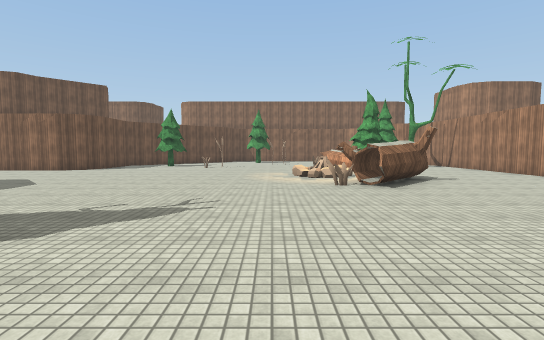
View 1 (above)

24 first-person views from a walk through a Unity game level. The camera is 1.5 m above the floor, tilts 4° down and sees 85° across. The floor is counted in squares, 2 m on a side. Each view is taken from the middle of a square. On the plan, view 1 faces up. The plan holds only what a view shows up to about 10 squares ahead; the rest is blank. The place goes on beyond the plan. The player character is not drawn. Some animated figures are left out. Surface patterns are stand-ins for the level's own textures.

View 2
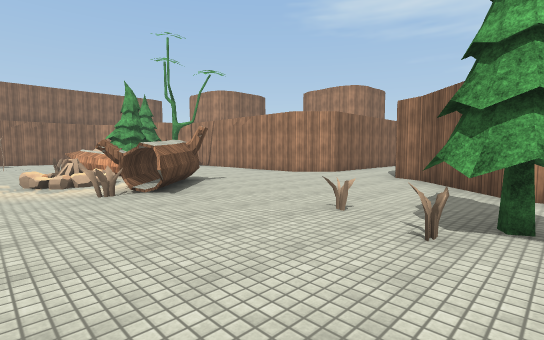

View 3
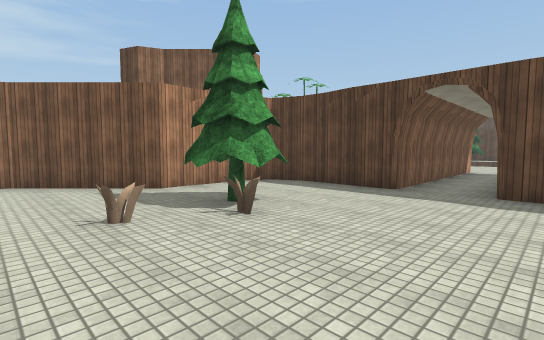

View 4
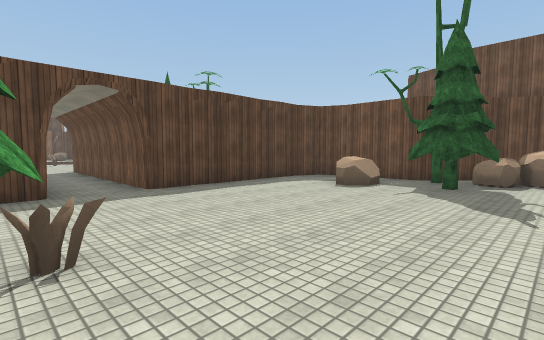

View 5
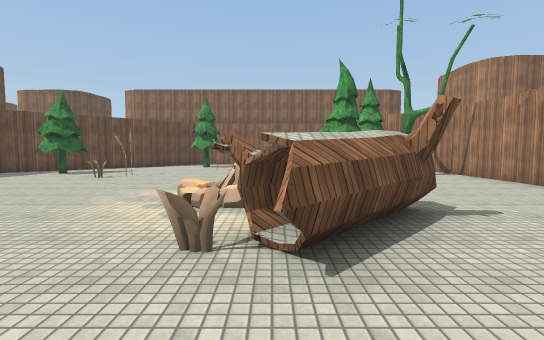

View 6
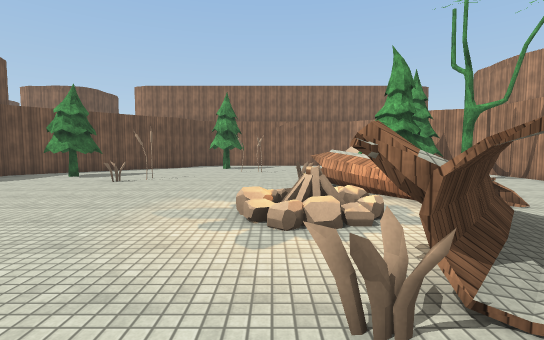

View 7
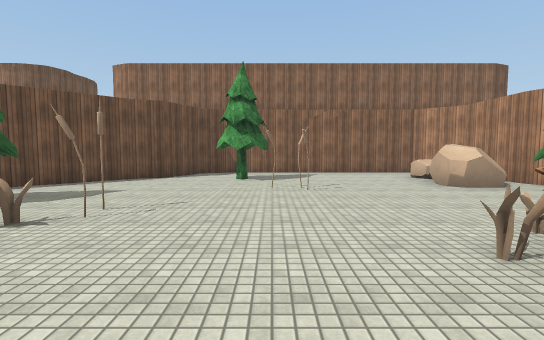

View 8
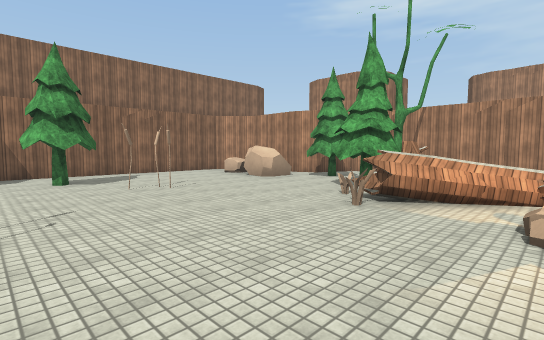

View 9
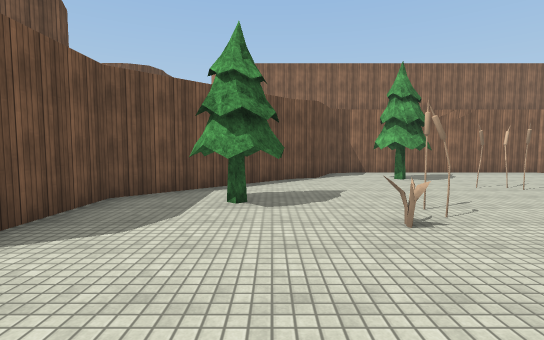

View 10
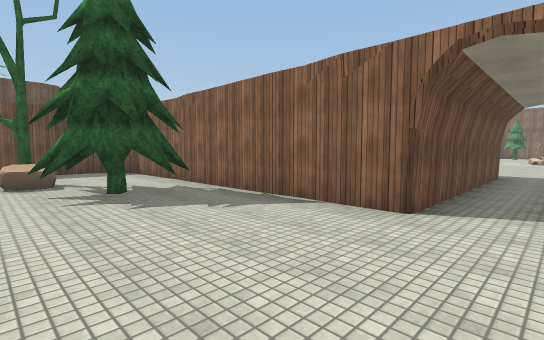

View 11
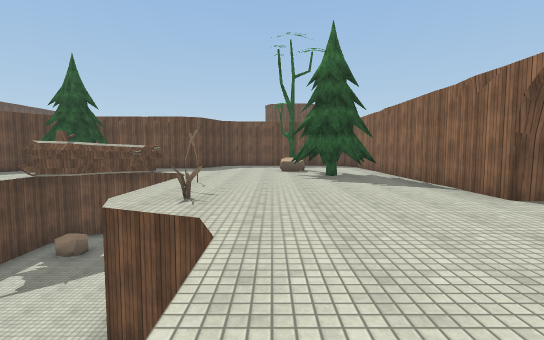

View 12
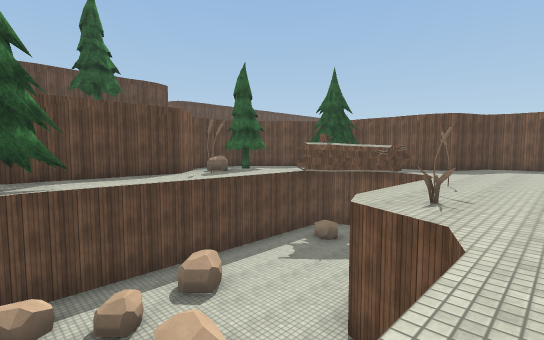

View 13
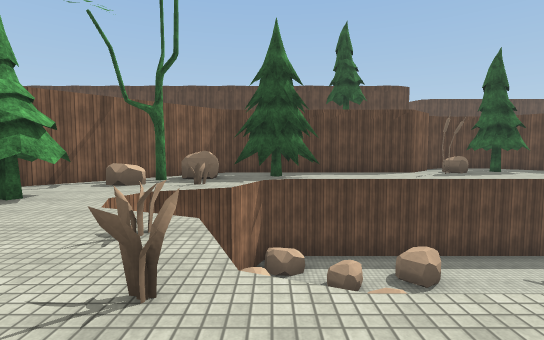

View 14
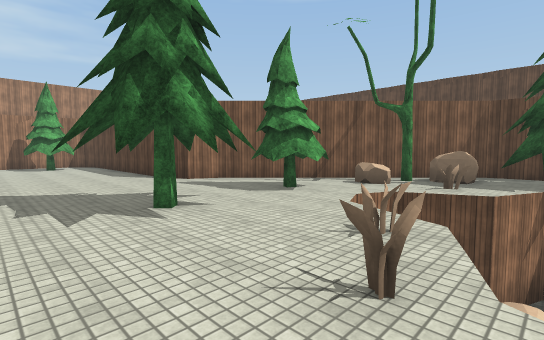

View 15
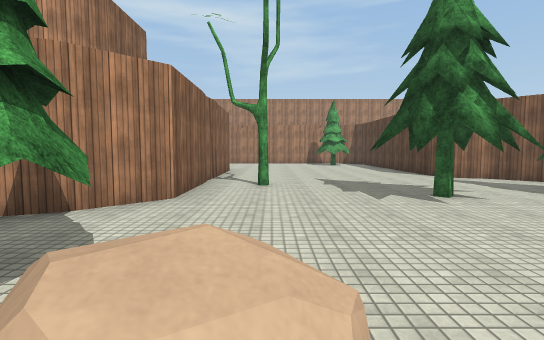

View 16
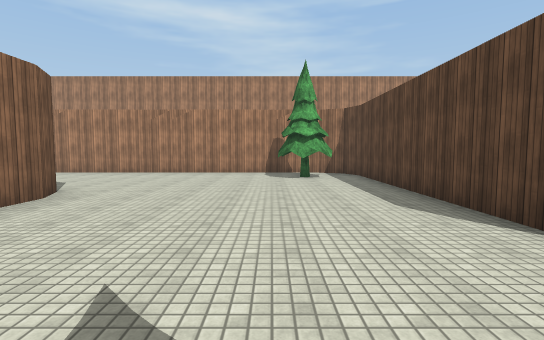

View 17
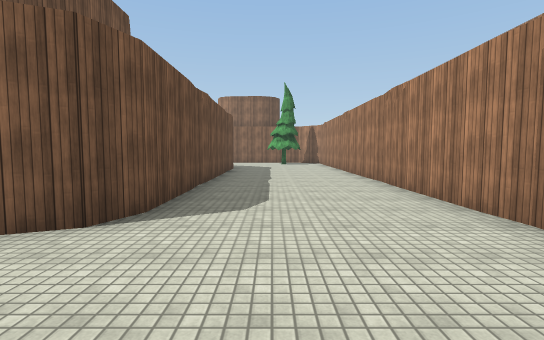

View 18
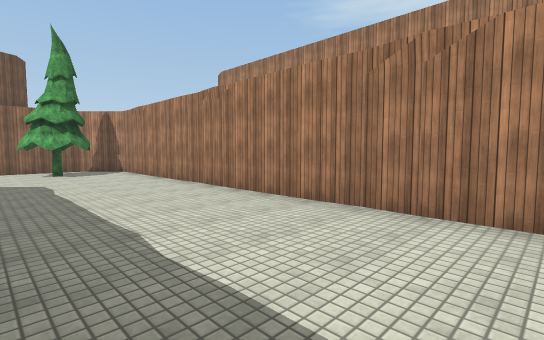

View 19
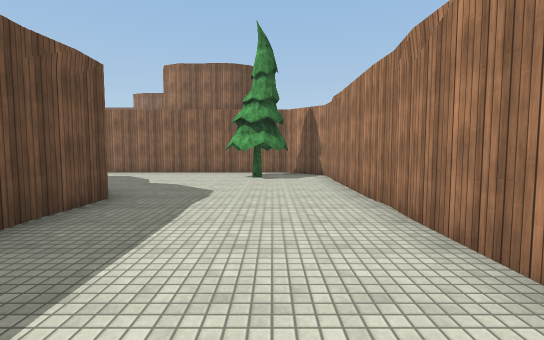

View 20
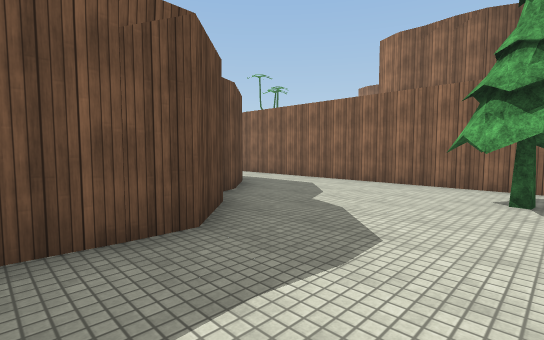

View 21
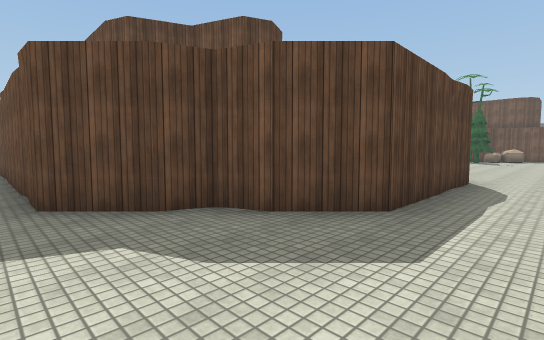

View 22
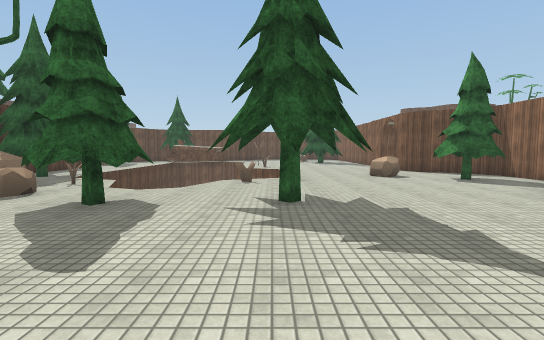

View 23
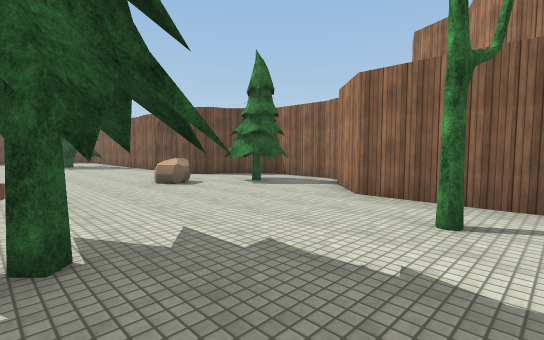

View 24
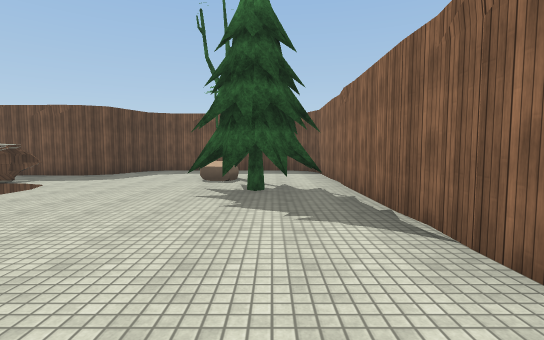

### Floor plan
Key: @ floor where view 1 was taken; # wall or solid block; . floor; = window, fence, low wall or low ledge; ^ raised ledge; v drop or lower ground; C campfire; T pine tree; R tree.
Columns run from 7 left of view 1 to 20 right of it. Each row starts with its distance up from view 1.
 19     #########
 18     #.......#
 17    ##.TT...^#
 16   ##..T....###
 15  ##....#...#####
 14 ##TT....#...TT.#
 13 #.TT........T..#
 12 #....#....TT R.#
 11  ........^#  ..#
 10 .........=^ ...#
  9 ........CC^^...#
  8 ........CC#....#
  7 .........^##...############
  6  ........^#..............T##
  5   ......................TT.#
  4 # ^............######......#
  3 # ^.T.........##    #......#
  2  ##RT.....T..##     ###....#
  1   #.=.....TT.#        #....#
  0   #.=..@.....#        #....#
 -1   #..........#        #....#
 -2   ######..####        #....#
 -3        #..#           #....#
 -4        #..#           #....#
 -5        #..######      #....#
 -6        #..##...#      #....#
 -7 ########..#.TT.########....#
 -8 .............T.............#
 -9 ...TT.......^....R.........#
-10 .R^TT......................#
-11 ...............TT..........#
-12 .........v  v..TTT.......T.#
-13 .........v   ...T..........#
-14 #..v  vvvvv   v.T..#########
-15 #.## vvvvvvvv v.T.##
-16 #. ##vvvvvvvvv#####
-17     #vvvvvvTT=##
-18   TT=......TTT#
-19    .TT##   TTT#
-20     TT^########

Where each view was taken, in squares from view 1:
view 1: 0 up, 0 right, facing up
view 2: 1 up, 0 right, facing up-right
view 3: 4 up, 0 right, facing down-right
view 4: 4 up, 3 right, facing down-left
view 5: 4 up, 2 right, facing up
view 6: 5 up, 1 right, facing up
view 7: 9 up, 0 right, facing up
view 8: 9 up, 2 left, facing up-right
view 9: 9 up, 4 left, facing up
view 10: 11 down, 2 right, facing up-left
view 11: 11 down, 5 right, facing left
view 12: 11 down, 5 right, facing down-left
view 13: 10 down, 5 right, facing down
view 14: 10 down, 5 right, facing down-right
view 15: 9 down, 4 right, facing right
view 16: 11 down, 10 right, facing right
view 17: 10 down, 17 right, facing up
view 18: 5 down, 16 right, facing up-right
view 19: 3 down, 18 right, facing up
view 20: 0 up, 18 right, facing up-left
view 21: 6 up, 16 right, facing down-left
view 22: 12 down, 13 right, facing left
view 23: 12 down, 11 right, facing up-left
view 24: 9 down, 2 right, facing left
